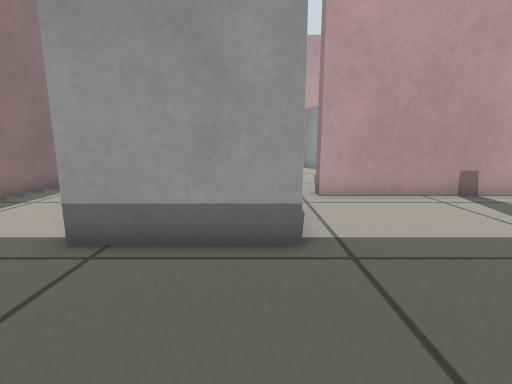
view 1 (above)

19 first-person views from a walk through a world built for the Gazebo simulator. The camera is 0.43 m above the floor, tilts 10° down and sees 85° across. The floor is counted in squares, 0.25 m on a side. Each view is taken from the middle of a square. On the plan, view 1 faces up. The plan holds only what a view shows up to about 15 squares ahead; the rest is blank.

view 2
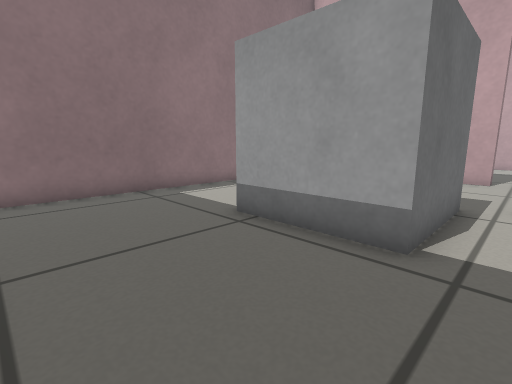

view 3
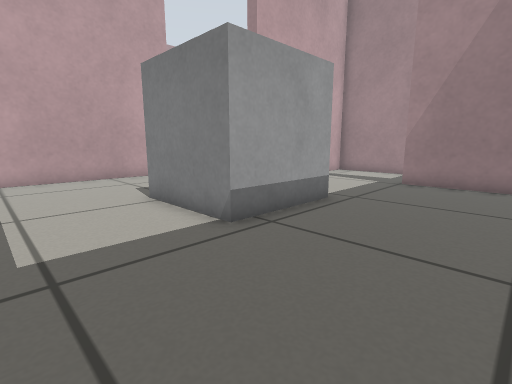

view 4
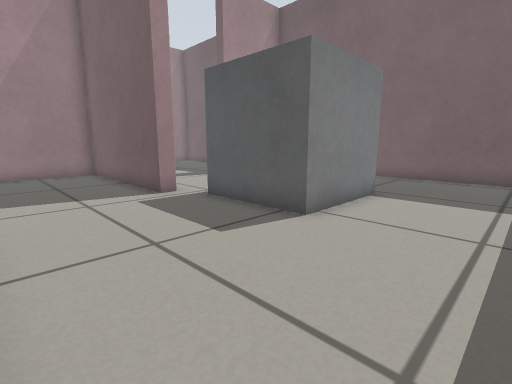

view 5
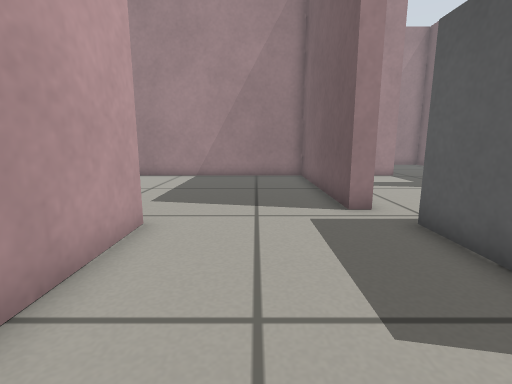

view 6
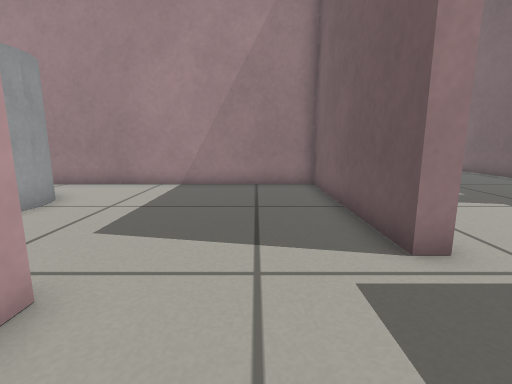

view 7
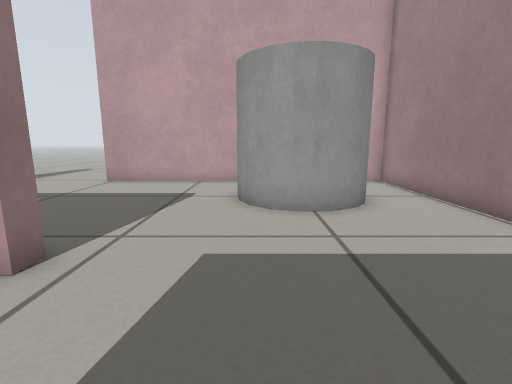

view 8
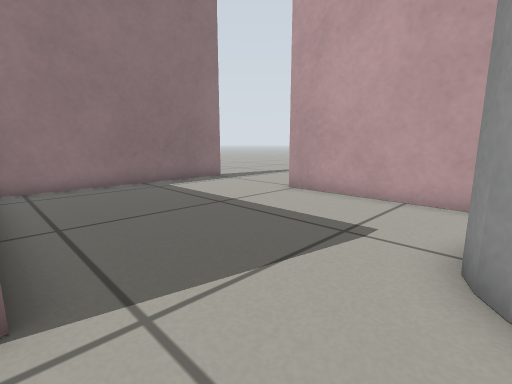

view 9
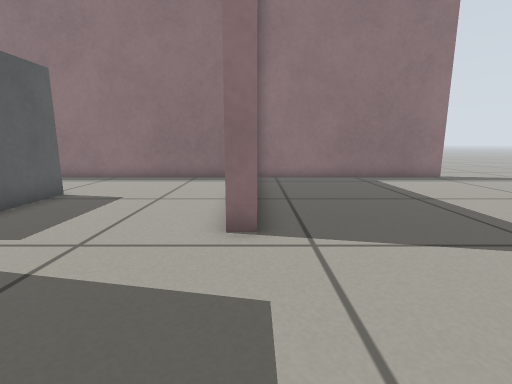

view 10
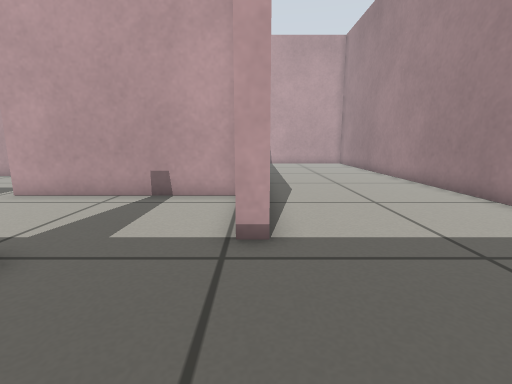

view 11
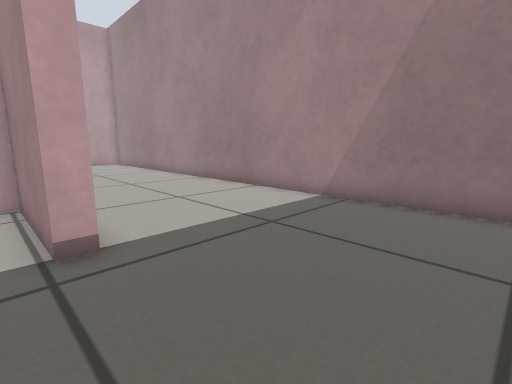

view 12
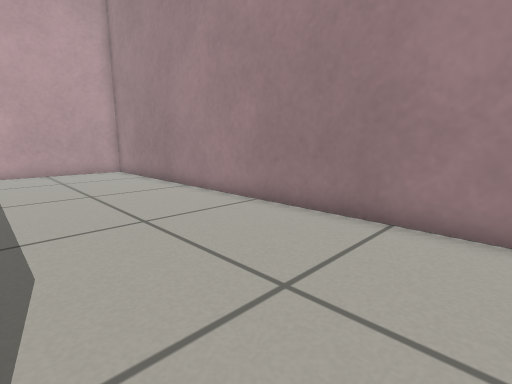

view 13
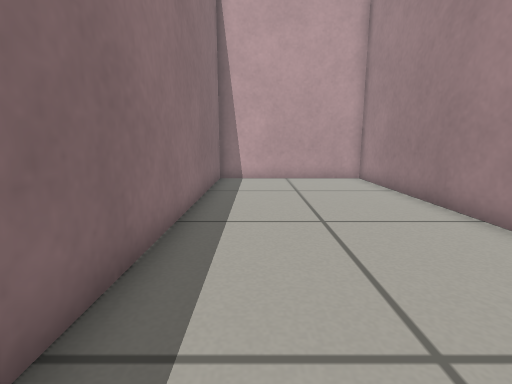

view 14
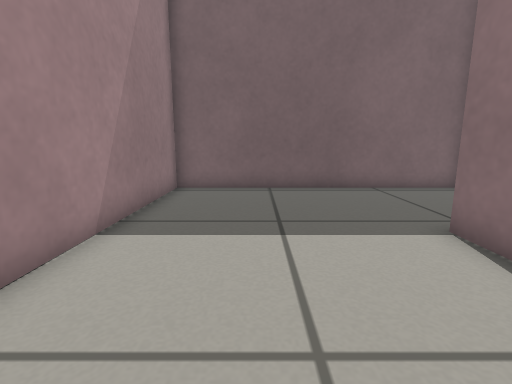

view 15
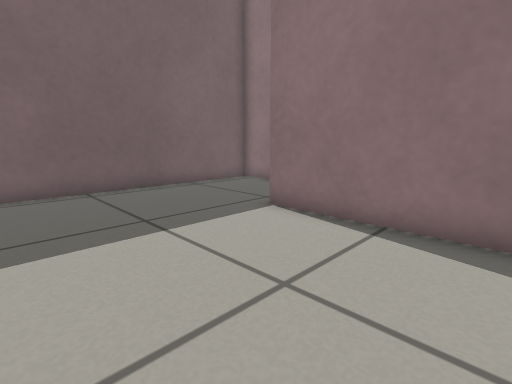

view 16
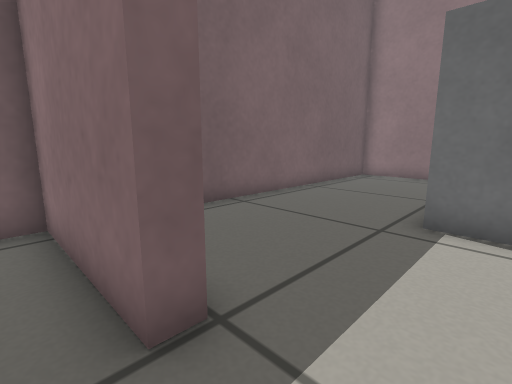

view 17
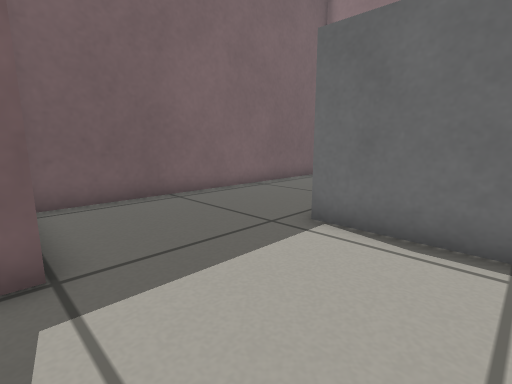

view 18
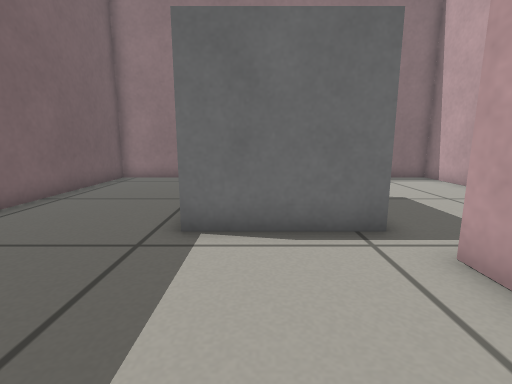

view 19
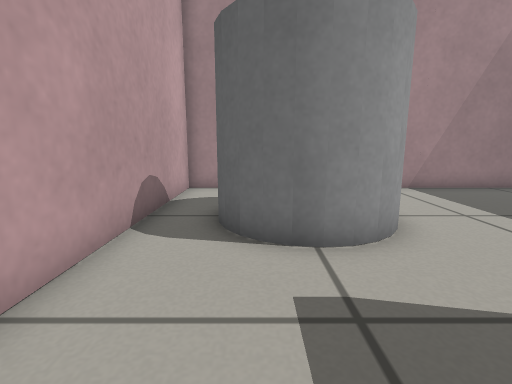

### Floor plan
Key: @ floor where view 1 was taken; # wall or solid block; . floor; B grey box; C grey cylinder.
Columns run from 8 left of view 1 to 17 right of it. Each row starts with its distance up from view 1.
 26 ....
 25 .....
 24 #.....####################
 23 #.................#......#
 22 #............C ...#......#
 21 #...........C   ..#......#
 20 #...........C   ..#......#
 19 #...........C  C..#......#
 18 #...........CCC...#......#
 17 #.................#......#
 16 #.................#......#
 15 #########.........#......#
 14 #.................#......#
 13 #.................#......#
 12 #.................#......#
 11 #.................#......#
 10 #.................#......#
  9 #..........########......#
  8 #....BBBBB........#......#
  7 #....B   B........#......#
  6 #....B   B........#......#
  5 #....BBBBB........#......#
  4 #........................#
  3 #.............#..........#
  2 #.............#..........#
  1 #.............#..........#
  0 #.......@.....#..........#
 -1 ##########################

Positions as (right, up) in squares from view 1, and headings:
1: (0, 0), facing up
2: (2, 0), facing up-left
3: (-7, 0), facing up-right
4: (-7, 14), facing down-right
5: (-5, 12), facing right
6: (-2, 12), facing right
7: (4, 11), facing up
8: (4, 15), facing up-left
9: (6, 15), facing left
10: (10, 0), facing up
11: (9, 0), facing up-right
12: (11, 6), facing up-right
13: (12, 10), facing up
14: (14, 10), facing down
15: (16, 10), facing down-left
16: (7, 6), facing down-left
17: (6, 8), facing down-left
18: (6, 6), facing left
19: (-1, 21), facing right
